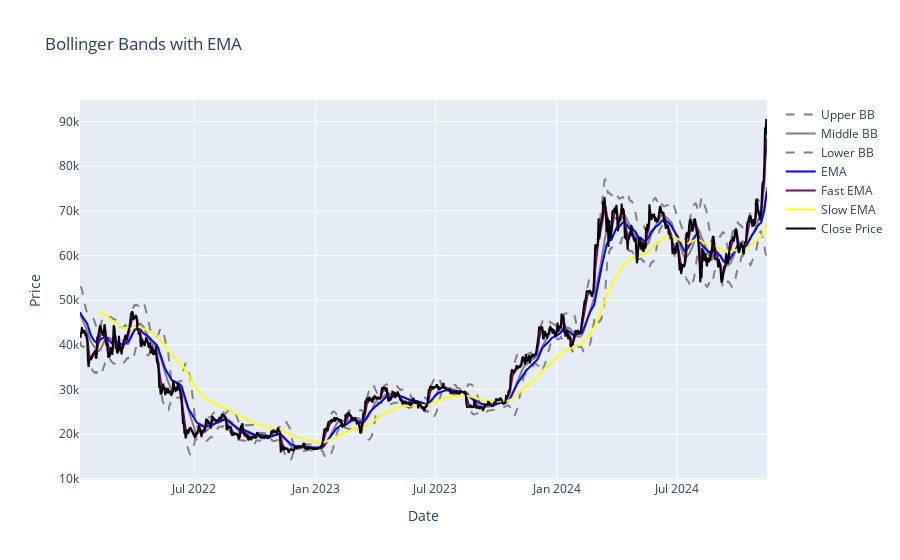
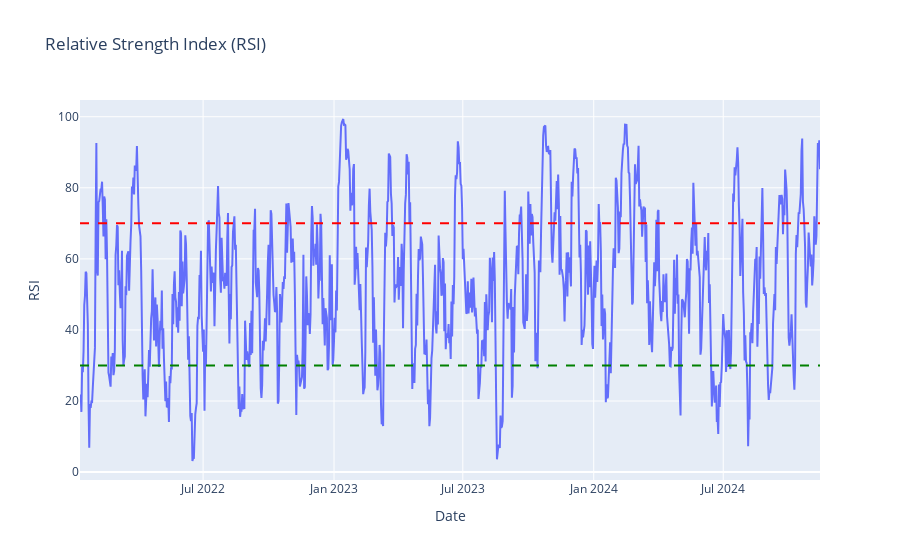

The code cell stored with these charts, in order, in its notebook:
### Code cell
mask = (ohlcv_wbuf.index >= start_date + timedelta(days=55)) & (ohlcv_wbuf.index <= end_date)
filtered_dates = ohlcv_wbuf.index[mask]
filtered_close = ohlcv_wbuf['Close'][mask]
filtered_bbands_upper = bbands.upper[mask]
filtered_bbands_middle = bbands.middle[mask]
filtered_bbands_lower = bbands.lower[mask]
filtered_ema = ema[mask].ma
filtered_fast_ema = fast_ema[mask].ma
filtered_slow_ema = slow_ema[mask].ma
filtered_rsi = rsi[mask].rsi

# Create a Figure object for Bollinger Bands
fig1 = go.Figure()

# Add Bollinger Bands
fig1.add_trace(go.Scatter(x=filtered_dates, y=filtered_bbands_upper, name='Upper BB', line=dict(color='gray', dash='dash')))
fig1.add_trace(go.Scatter(x=filtered_dates, y=filtered_bbands_middle, name='Middle BB', line=dict(color='gray')))
fig1.add_trace(go.Scatter(x=filtered_dates, y=filtered_bbands_lower, name='Lower BB', line=dict(color='gray', dash='dash')))

# Add EMA and Close Price
fig1.add_trace(go.Scatter(x=filtered_dates, y=filtered_ema, name='EMA', line=dict(color='blue')))
fig1.add_trace(go.Scatter(x=filtered_dates, y=filtered_fast_ema, name='Fast EMA', line=dict(color='purple')))
fig1.add_trace(go.Scatter(x=filtered_dates, y=filtered_slow_ema, name='Slow EMA', line=dict(color='yellow')))
fig1.add_trace(go.Scatter(x=filtered_dates, y=filtered_close, name='Close Price', line=dict(color='black')))

# Update layout
fig1.update_layout(title='Bollinger Bands with EMA', xaxis_title='Date', yaxis_title='Price')
fig1.show()

# Create RSI plot
fig2 = go.Figure()
fig2.add_trace(go.Scatter(x=filtered_dates, y=filtered_rsi, name='RSI'))

# Add RSI reference lines
fig2.add_hline(y=70, line_dash="dash", line_color="red")
fig2.add_hline(y=30, line_dash="dash", line_color="green")

# Update layout
fig2.update_layout(title='Relative Strength Index (RSI)', xaxis_title='Date', yaxis_title='RSI')
fig2.show()

### Figure 1 — Plotly figure (JSON) as saved in the notebook; plotly's stock layout.template omitted (floating-point values rounded to 4 significant figures; data arrays with more than 128 entries replaced by an {"elided": "..."} marker saying what was removed)
{"data": [{"line": {"color": "gray", "dash": "dash"}, "name": "Upper BB", "type": "scatter", "x": {"elided": "1041 str values"}, "y": {"elided": "1041 float values"}}, {"line": {"color": "gray"}, "name": "Middle BB", "type": "scatter", "x": {"elided": "1041 str values"}, "y": {"elided": "1041 float values"}}, {"line": {"color": "gray", "dash": "dash"}, "name": "Lower BB", "type": "scatter", "x": {"elided": "1041 str values"}, "y": {"elided": "1041 float values"}}, {"line": {"color": "blue"}, "name": "EMA", "type": "scatter", "x": {"elided": "1041 str values"}, "y": {"elided": "1041 float values"}}, {"line": {"color": "purple"}, "name": "Fast EMA", "type": "scatter", "x": {"elided": "1041 str values"}, "y": {"elided": "1041 float values"}}, {"line": {"color": "yellow"}, "name": "Slow EMA", "type": "scatter", "x": {"elided": "1041 str values"}, "y": {"elided": "1041 float values"}}, {"line": {"color": "black"}, "name": "Close Price", "type": "scatter", "x": {"elided": "1041 str values"}, "y": {"elided": "1041 float values"}}], "layout": {"title": {"text": "Bollinger Bands with EMA"}, "xaxis": {"title": {"text": "Date"}}, "yaxis": {"title": {"text": "Price"}}}}

### Figure 2 — Plotly figure (JSON) as saved in the notebook; plotly's stock layout.template omitted (floating-point values rounded to 4 significant figures; data arrays with more than 128 entries replaced by an {"elided": "..."} marker saying what was removed)
{"data": [{"name": "RSI", "type": "scatter", "x": {"elided": "1041 str values"}, "y": {"elided": "1041 float values"}}], "layout": {"shapes": [{"line": {"color": "red", "dash": "dash"}, "type": "line", "x0": 0, "x1": 1, "xref": "x domain", "y0": 70, "y1": 70, "yref": "y"}, {"line": {"color": "green", "dash": "dash"}, "type": "line", "x0": 0, "x1": 1, "xref": "x domain", "y0": 30, "y1": 30, "yref": "y"}], "title": {"text": "Relative Strength Index (RSI)"}, "xaxis": {"title": {"text": "Date"}}, "yaxis": {"title": {"text": "RSI"}}}}
